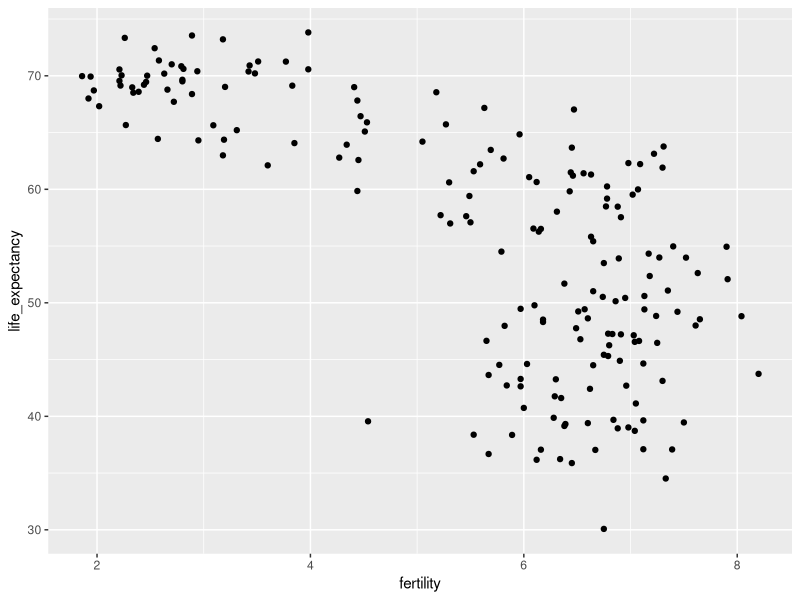
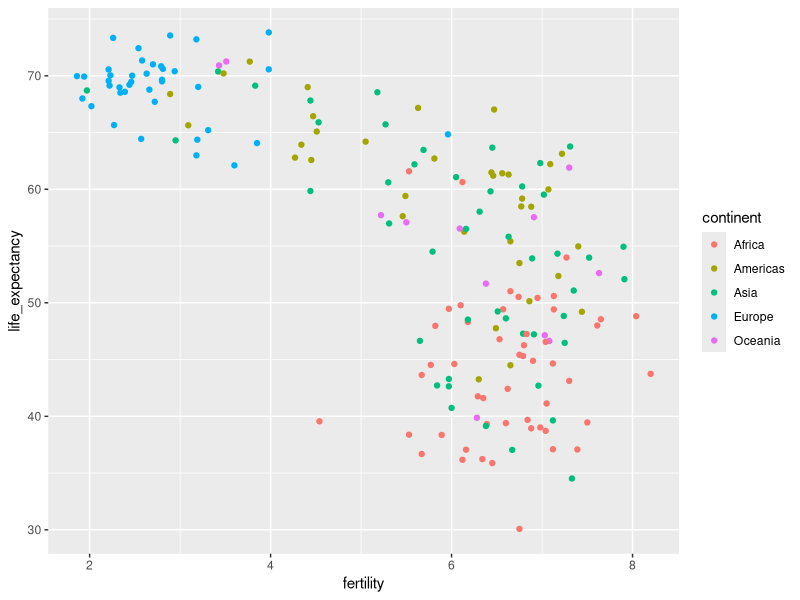
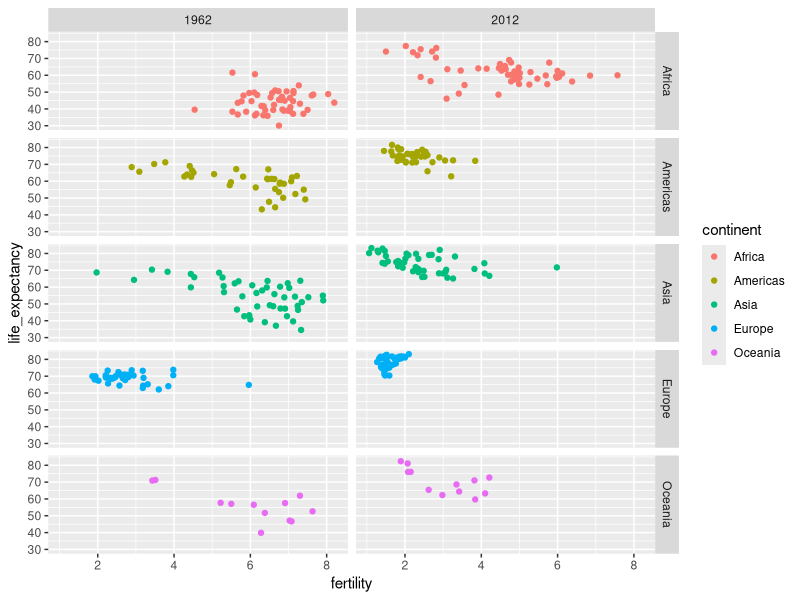
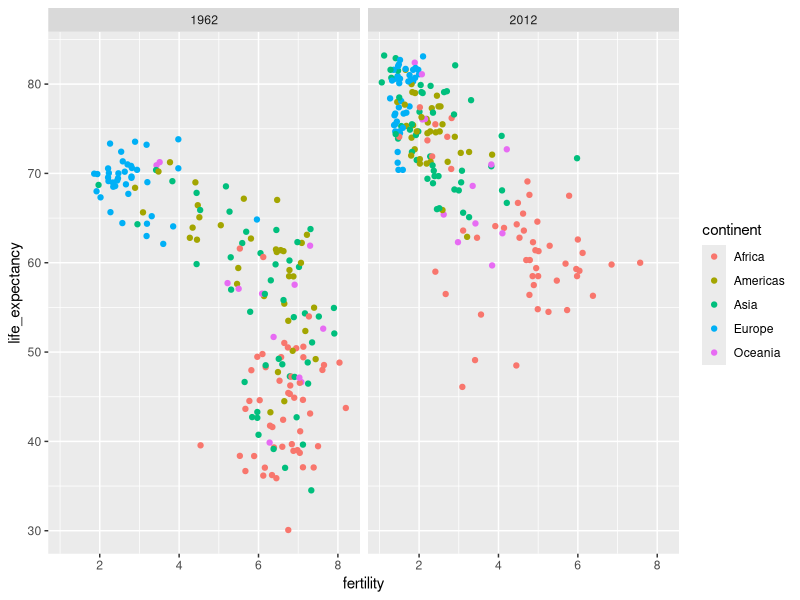
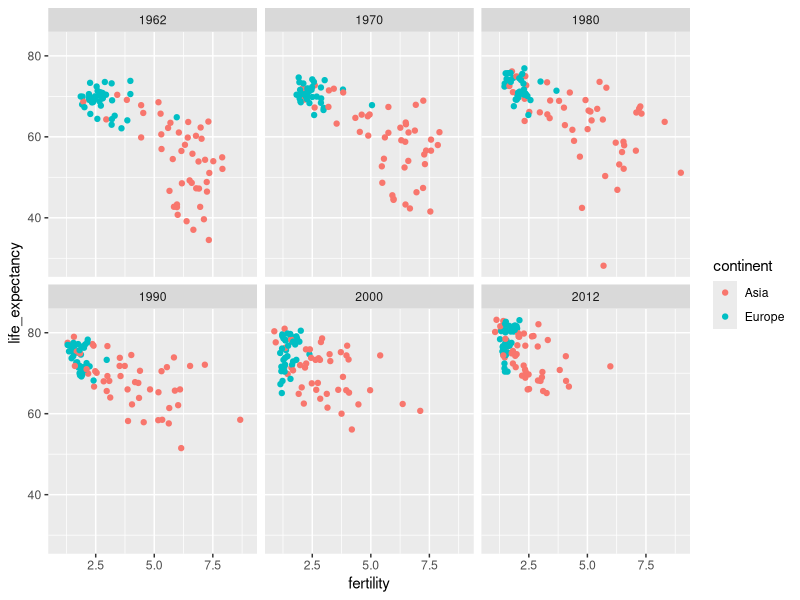
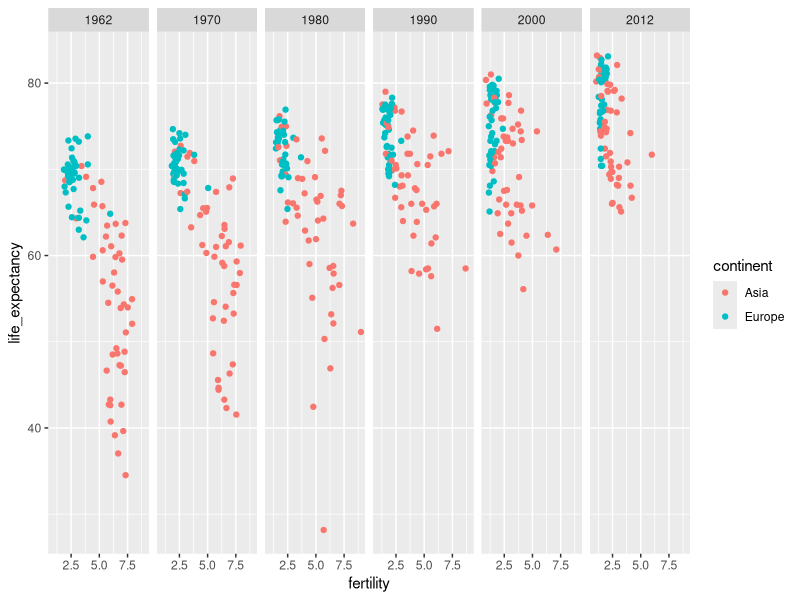
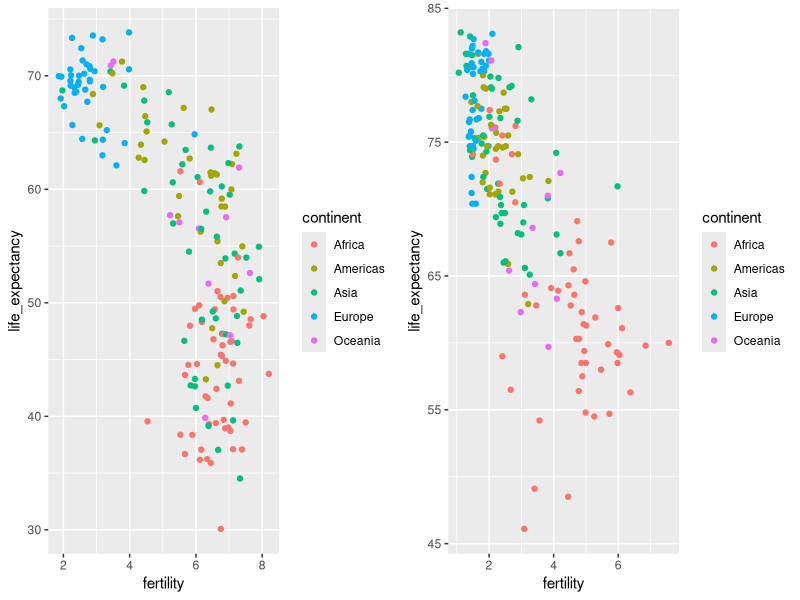
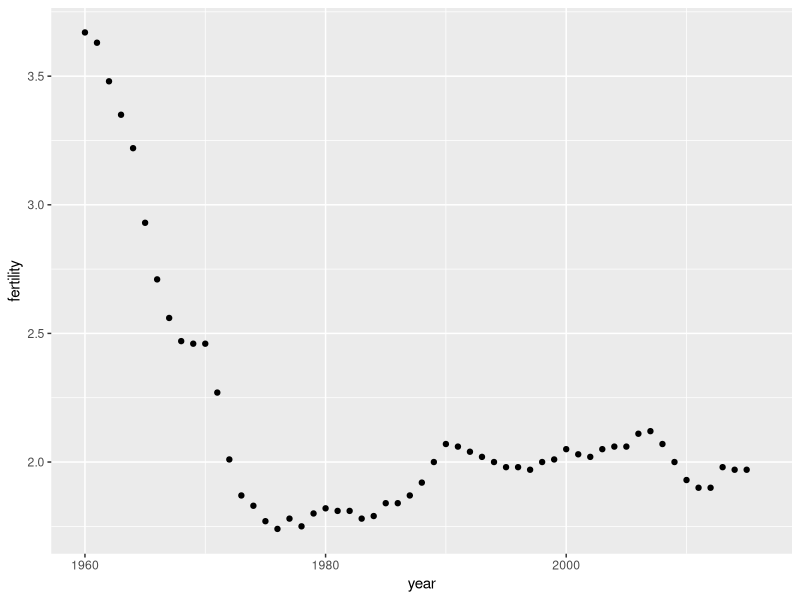

Write R code to recreate these figures, in order.
## ---- chunk 1
knitr::opts_chunk$set(echo = TRUE)
## ---- chunk 2
library(dslabs)
data(gapminder)
head(gapminder)
## ---- chunk 3
library(tidyverse)
gapminder %>% filter(year==2015 & country %in% c("Sri Lanka", "Turkey")) %>%
  select(country, infant_mortality)



## ---- chunk 4
comp_table <- tibble(comparison = rep(1:5, each = 2),
              country = c("Sri Lanka", "Turkey", "Poland", "South Korea", "Malaysia", "Russia", "Pakistan","Vietnam","Thailand","South Africa"))
tmp <- gapminder %>% filter(year == 2015) %>% 
                     select(country, infant_mortality) %>% 
                     mutate(country = as.character(country)) ##to match characters to characters
  
tab <- inner_join(comp_table, tmp, by = "country") %>% select(-comparison)
  
bind_cols(slice(tab,seq(1,9,2)), slice(tab,seq(2,10,2))) %>% knitr::kable(col.names = c('Country_1', 'Infant_Mortality_1', 'Country_2', 'Infant_Mortality_2'))
## ---- chunk 5

gapminder %>% filter(year==1962) %>% ggplot(aes(fertility, life_expectancy)) + geom_point()


## ---- chunk 6
gapminder %>% filter(year==1962) %>% ggplot(aes(fertility, life_expectancy, color=continent)) + geom_point()

 
## ---- chunk 7

gapminder %>% filter(year %in% c(1962,2012)) %>% ggplot(aes(fertility, life_expectancy, color=continent)) + 
  geom_point() + 
  facet_grid(continent ~ year)


## ---- chunk 8
gapminder %>% filter(year %in% c(1962,2012)) %>% ggplot(aes(fertility, life_expectancy, color=continent)) + 
  geom_point() + 
  facet_grid(.~year)


## ---- chunk 9

years <- c(1962,1970,1980,1990,2000,2012)
continents <- c("Europe","Asia")
gapminder %>% filter(year %in% years & continent %in% continents) %>% 
  ggplot(aes(fertility,life_expectancy,color=continent)) +
  geom_point() +
  facet_wrap(.~year)
 
## ---- chunk 10
# testing use of facet_grid
years <- c(1962,1970,1980,1990,2000,2012)
continents <- c("Europe","Asia")
gapminder %>% filter(year %in% years & continent %in% continents) %>% 
  ggplot(aes(fertility,life_expectancy,color=continent)) +
  geom_point() +
  facet_grid(. ~ year)
## ---- chunk 11
library(gridExtra)
p1 <- filter(gapminder,year==1962) %>% 
  ggplot(aes(fertility,life_expectancy,col = continent)) +
  geom_point()

p2 <- filter(gapminder,year==2012) %>% 
  ggplot(aes(fertility,life_expectancy,col = continent)) +
  geom_point()

grid.arrange(p1,p2,ncol=2)

## ---- chunk 12

gapminder %>% filter(country == "United States") %>% 
  ggplot(aes(year,fertility)) + 
  geom_point()


## ---- chunk 13

gapminder %>% filter(country == "United States") %>% 
  ggplot(aes(year,fertility)) + 
  geom_line()

## ---- chunk 14
countries <- c("South Korea", "Germany")
gapminder %>% filter(country %in% countries ) %>% 
  ggplot(aes(year,fertility)) + 
  geom_line()


## ---- chunk 15

countries <- c("South Korea", "Germany")
gapminder %>% filter(country %in% countries ) %>% 
  ggplot(aes(year,fertility, group = country)) + 
  geom_line()


## ---- chunk 16
countries <- c("South Korea", "Germany")
gapminder %>% filter(country %in% countries ) %>% 
  ggplot(aes(year,fertility, color = country)) + 
  geom_line()


## ---- chunk 17
labels <- data.frame(country = countries, x = c(1975, 1965), y = c(60, 72))
labels
## ---- chunk 18
gapminder %>% filter(country %in% countries) %>% 
  ggplot(aes(year, life_expectancy, color = country)) +
  geom_line() +
  geom_text(data = labels, aes(x, y, label = country), size = 5) +
  theme(legend.position = "none")
## ---- chunk 19
gapminder <- gapminder %>% mutate(dollars_per_day = gdp/population/365)


## ---- chunk 20

past_year <- 1970

gapminder %>% filter(year == past_year & !is.na(gdp)) %>% 
  ggplot(aes(dollars_per_day)) + geom_histogram(binwidth = 1, color = "black", fill = "green")


## ---- chunk 21

gapminder %>% 
  filter(year == past_year & !is.na(gdp)) %>% 
  ggplot(aes(log2(dollars_per_day))) + geom_histogram(binwidth = 1, color = "black")


## ---- chunk 22
gapminder %>% filter(year==past_year) %>% ggplot(aes(log10(population))) + 
  geom_histogram(binwidth = .5, color = "black")


## ---- chunk 23
gapminder %>% filter(year == past_year & !is.na(gdp)) %>% ggplot(aes(dollars_per_day)) + 
  geom_histogram(binwidth = 1, color = "black") +
  scale_x_continuous(trans = "log2")


## ---- chunk 24

levels(gapminder$region)
length(levels(gapminder$region))

## ---- chunk 25
p <- gapminder %>% filter(year == past_year & !is.na(gdp)) %>% 
  ggplot(aes(region, dollars_per_day))

p + geom_boxplot()




## ---- chunk 26
p + geom_boxplot() + theme(axis.text.x = element_text(angle = 90, hjust=1))

## ---- chunk 27

fac <- factor(c("Asia", "Asia", "West","West","West"))
levels(fac)
value <- c(10,11,12,6,4)
fac <- reorder(fac,value,FUN = mean)
levels(fac)
## ---- chunk 28
p <- gapminder %>% 
  filter(year == past_year & !is.na(gdp)) %>%
  mutate(region = reorder(region, dollars_per_day, FUN = median)) %>%
  ggplot(aes(region, dollars_per_day, fill = continent)) +
  geom_boxplot() +
  theme(axis.text.x = element_text(angle = 90, hjust = 1)) +
  xlab("")
p
## ---- chunk 29
p + scale_y_continuous(trans = "log2") + geom_point()


## ---- chunk 30
west <- c("Western Europe","Northern Europe","Southern Europe",
          "Northern America","Australia and New Zealand")
## ---- chunk 31
gapminder %>% 
  filter(year == past_year & !is.na(gdp)) %>%
  mutate(group = ifelse(region %in% west, "West", "Developing")) %>%
  ggplot(aes(dollars_per_day)) +
  geom_histogram(binwidth = 1, color = "black") +
  scale_x_continuous(trans = "log2") + 
  facet_grid(. ~ group)
## ---- chunk 32
past_year <- 1970
present_year <- 2010
gapminder %>% 
  filter(year %in% c(past_year, present_year) & !is.na(gdp)) %>%
  mutate(group = ifelse(region %in% west, "West", "Developing")) %>%
  ggplot(aes(dollars_per_day)) +
  geom_histogram(binwidth = 1, color = "black") +
  scale_x_continuous(trans = "log2") + 
  facet_grid(year ~ group)
## ---- chunk 33
country_list_1 <- gapminder %>% 
  filter(year == past_year & !is.na(dollars_per_day)) %>% .$country

country_list_2 <- gapminder %>% 
  filter(year == present_year & !is.na(dollars_per_day)) %>% .$country
      
country_list <- intersect(country_list_1, country_list_2)
## ---- chunk 34
gapminder %>% 
  filter(year %in% c(past_year, present_year) & country %in% country_list) %>%
  mutate(group = ifelse(region %in% west, "West", "Developing")) %>%
  ggplot(aes(dollars_per_day)) +
  geom_histogram(binwidth = 1, color = "black") +
  scale_x_continuous(trans = "log2") + 
  facet_grid(year ~ group)
## ---- chunk 35
p <- gapminder %>% 
  filter(year %in% c(past_year, present_year) & country %in% country_list) %>%
  mutate(region = reorder(region, dollars_per_day, FUN = median)) %>%
  ggplot() +
  theme(axis.text.x = element_text(angle = 90, hjust = 1)) +
  xlab("") +
  scale_y_continuous(trans = "log2")  
## ---- chunk 36
p + geom_boxplot(aes(region, dollars_per_day, fill = continent)) + facet_grid(year~.)


## ---- chunk 37
p + geom_boxplot(aes(region, dollars_per_day, fill = factor(year)))


## ---- chunk 38

gapminder %>% filter(year %in% c(past_year, present_year) & country %in% country_list) %>% 
  mutate(year = ifelse(year == past_year, "past", "present")) %>% 
  select(country, region, continent, year, dollars_per_day) %>% head()


## ---- chunk 39

gapminder %>% filter(year %in% c(past_year, present_year) & country %in% country_list) %>% 
  mutate(year = ifelse(year == past_year, "past", "present")) %>% 
  select(country, region, continent, year, dollars_per_day) %>% 
  spread(year, dollars_per_day) %>% 
  head()


## ---- chunk 40
gapminder %>% 
  filter(year %in% c(past_year, present_year) & country %in% country_list) %>%
  mutate(year = ifelse(year == past_year, "past", "present")) %>%
  select(country, region, continent, year, dollars_per_day) %>%
  spread(year, dollars_per_day)  %>%
  mutate(difference = present/past) %>%      # "difference" is a ratio in this case
  mutate(region = reorder(region, difference, FUN = median)) %>%
  ggplot(aes(region,  difference, fill = factor(continent))) +
  geom_boxplot() + 
  geom_point(show.legend = FALSE) +
  theme(axis.text.x = element_text(angle = 90, hjust = 1)) +
  xlab("") + ylab("Fold Increase Between 1970 and 2010") +
  scale_y_continuous(trans = "log2")  
## ---- chunk 41
ylab(paste("Fold Increase Between", past_year,"and",present_year))

## ---- chunk 42
gapminder %>% 
  filter(year %in% c(past_year, present_year) & country %in% country_list) %>%
  ggplot(aes(dollars_per_day)) +
  geom_density(fill = "grey") + 
  scale_x_continuous(trans = "log2") + 
  facet_grid(year~.)
## ---- chunk 43
gapminder %>% 
  filter(year == past_year & country %in% country_list) %>%
  mutate(group = ifelse(region %in% west, "West", "Developing")) %>% group_by(group) %>% 
  summarize(n=n()) %>% knitr::kable()   # puts all tables into one grid (apparently)
## ---- chunk 44
gapminder %>% 
  filter(year %in% c(past_year, present_year) & country %in% country_list) %>%
  mutate(group = ifelse(region %in% west, "West", "Developing")) %>%
  ggplot(aes(dollars_per_day, fill = group)) +
  scale_x_continuous(trans = "log2") +
  geom_density(alpha = 0.2) + 
  facet_grid(year ~ .)
## ---- chunk 45
p <- gapminder %>% 
  filter(year %in% c(past_year, present_year) & country %in% country_list) %>%
  mutate(group = ifelse(region %in% west, "West", "Developing")) %>%
  ggplot(aes(dollars_per_day, y = ..count.., fill = group)) +
  scale_x_continuous(trans = "log2")
p + geom_density(alpha = 0.2) + facet_grid(year ~ .)
## ---- chunk 46
p + geom_density(alpha = 0.2, bw = 0.75) + facet_grid(year ~ .)
## ---- chunk 47
gapminder <- gapminder %>% 
  mutate(group = case_when(    # can be like an ifelse() function for multiple conditions
    region %in% west ~ "West",
    region %in% c("Eastern Asia", "South-Eastern Asia") ~ "East Asia",
    region %in% c("Caribbean", "Central America", "South America") ~ "Latin America",
    continent == "Africa" & region != "Northern Africa" ~ "Sub-Saharan Africa",
    TRUE ~ "Others"))   # for all other regions that don't meet conditions above
## ---- chunk 48
gapminder <- gapminder %>% 
  mutate(group = factor(group, levels = c("Others", "Latin America", "East Asia","Sub-Saharan Africa", "West")))
## ---- chunk 49
p <- gapminder %>% 
    filter(year %in% c(past_year, present_year) & country %in% country_list) %>%
  ggplot(aes(dollars_per_day, y = ..count.., fill = group, color = group)) +
  scale_x_continuous(trans = "log2")
p + geom_density(alpha = 0.2, bw = 0.75, size = 2) + facet_grid(year ~ .)
## ---- chunk 50

p + geom_density(alpha = 0.2, bw = 0.75, position = "stack") + facet_grid(year ~.)


## ---- chunk 51
gapminder %>% 
    filter(year %in% c(past_year, present_year) & country %in% country_list) %>%
  group_by(year) %>%
  mutate(weight = population/sum(population)) %>%
  ungroup() %>%
  ggplot(aes(dollars_per_day, fill = group, weight = weight)) +
  scale_x_continuous(trans = "log2") + 
  geom_density(alpha = 0.2, bw = 0.75, position = "stack") + facet_grid(year ~ .) 
## ---- chunk 52
gapminder <- gapminder %>% 
  mutate(group = case_when(
    region %in% west ~ "The West",
    region %in% "Northern Africa" ~ "Northern Africa",
    region %in% c("Eastern Asia", "South-Eastern Asia") ~ "East Asia",
    region == "Southern Asia"~ "Southern Asia",
    region %in% c("Central America", "South America", "Caribbean") ~ "Latin America",
    continent == "Africa" & region != "Northern Africa" ~ "Sub-Saharan Africa",
    region %in% c("Melanesia", "Micronesia", "Polynesia") ~ "Pacific Islands"))
## ---- chunk 53
surv_income <- gapminder %>% 
  filter(year %in% present_year & !is.na(gdp) & !is.na(infant_mortality) & !is.na(group)) %>%
  group_by(group) %>%
  summarize(income = sum(gdp)/sum(population)/365,
            infant_survival_rate = 1-sum(infant_mortality/1000*population)/sum(population)) 
surv_income %>% arrange(income)
## ---- chunk 54
surv_income %>% ggplot(aes(income, infant_survival_rate, label = group, color = group)) +
  scale_x_continuous(trans = "log2", limit = c(0.25, 150)) +
  scale_y_continuous(trans = "logit", limit = c(0.875, .9981), 
                     breaks = c(.85,.90,.95,.99,.995,.998)) +
  geom_label(size = 3, show.legend = FALSE)
## ---- chunk 55
library(ggrepel)
highlight <- c("Sierra Leone", "Mauritius",  "Sudan", "Botswana", "Tunisia",
               "Cambodia","Singapore","Chile", "Haiti", "Bolivia",
               "United States","Sweden", "Angola", "Serbia")
gapminder %>% filter(year %in% present_year & !is.na(gdp) & !is.na(infant_mortality) & !is.na(group) ) %>%
  ggplot(aes(dollars_per_day, 1 - infant_mortality/1000, color = group, label = country)) +
  scale_x_continuous(trans = "log2", limits=c(0.25, 150)) +
  scale_y_continuous(trans = "logit",limit=c(0.875, .9981),
                     breaks=c(.85,.90,.95,.99,.995,.998)) + 
  geom_point(alpha = 0.5, size = 3) +
  geom_text_repel(size = 4, show.legend = FALSE,
    data = filter(gapminder, year %in% present_year & country %in% highlight))
